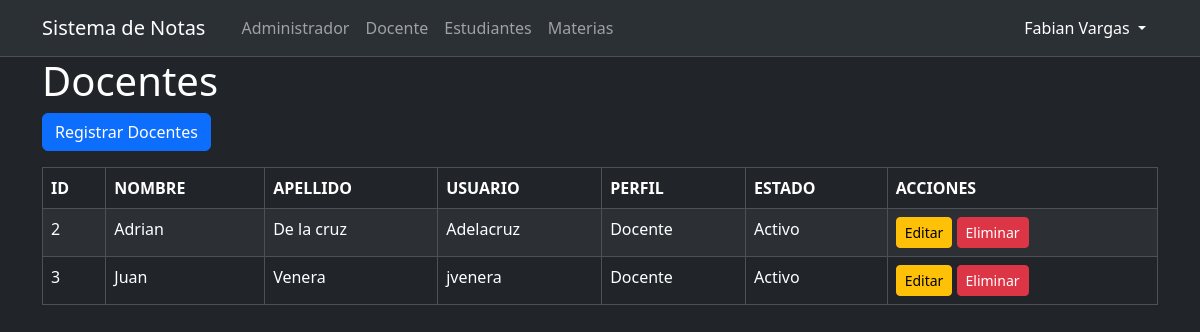
Page /Docentes/Vistas/index.php (signed in) on the committed database.
### tables this page shows
CREATE TABLE `usuarios` (
  `ID_USUARIO` int(15) NOT NULL,
  `NOMBRE` varchar(60) NOT NULL,
  `APELLIDO` varchar(60) NOT NULL,
  `USUARIO` varchar(40) NOT NULL,
  `PASSWORD` varchar(80) NOT NULL,
  `PERFIL` varchar(30) NOT NULL,
  `ESTADO` varchar(20) NOT NULL
);

### BD/Conexion.php (called while the page is built, shortened)
<?php
class Conexion
{
    private $drive      =   'mysql';
    private $host       =   'localhost';
    private $dbname     =   'notas';
    private $usuario    =   'root';
    private $password   =   '';
    public function __construct()
    {
        try {
            $this->dsn = "{$this->drive}:dbname={$this->dbname};host={$this->host};";
            $db = new PDO($this->dsn, $this->usuario, $this->password);
            $db->setAttribute(PDO::ATTR_ERRMODE, PDO::ERRMODE_EXCEPTION);
            $db->setAttribute(PDO::ATTR_DEFAULT_FETCH_MODE, PDO::FETCH_OBJ);
            return $db;
        } catch (PDOException $e) {
            echo "Error de conexion de la BD: " . $e->getMessage();
        }
    }
}

### Docentes/Modelo/Docentes.php (called while the page is built, shortened)
<?php
require_once "../../BD/Conexion.php";
class Docentes extends Conexion
{
    public function __construct()
    {
        $this->db = parent::__construct();
    }
    public function get()
    {
        $rows = null;
        $statement = $this->db->prepare("SELECT * FROM usuarios WHERE PERFIL = 'Docente'");
        $statement->execute();
        while ($result = $statement->fetch()) {
            $rows[] = $result;
        }
        return $rows;
    }
}

### Docentes/Vistas/index.php (the view, shortened to what this page needs)
<?php
require_once('../Modelo/Docentes.php');
$ModeloDocentes = new Docentes();
$Docentes  = $ModeloDocentes->get();
$thData = ["ID", "NOMBRE", "APELLIDO", "USUARIO", "PERFIL", "ESTADO", "ACCIONES"];
?>
<!DOCTYPE html>
<html lang="es">
<head>
    <link href="https://cdn.jsdelivr.net/npm/bootstrap@5.3.7/dist/css/bootstrap.min.css" rel="stylesheet"
>
</head>
<body class="bg-dark text-white">
    <?php include_once("../../header/navbar.php"); ?>
    <div class="container">
        <h1>Docentes</h1>
        <a class="btn btn-primary mb-3" href="add.php" >Registrar Docentes</a>
        <table class="table table-dark table-striped table-bordered">
            <thead>
                <?php
                if ($Docentes !=null){  ?>
                    <tr>
                        <?php foreach ($thData as $data) { ?>
                            <th> <?php echo $data ?> </th>
                        <?php } ?>
                    </tr><?php
                } ?>
            </thead>
            <?php if ($Docentes != null){
                foreach ($Docentes as $campo => $Docente) { ?>
                    <tr><?php
                        foreach ($Docente as $campo => $fila) {
                            if($campo!="PASSWORD"){ ?>
                                <td><?php echo $fila ?></td><?php
                            }
                        } ?>
                        <td>
                            <a class="btn btn-warning btn-sm" href="edit.php?id=<?php echo $Docente->ID_USUARIO; ?>" >Editar</a>
                            <a class="btn btn-danger btn-sm" href="delete.php?id=<?php echo $Docente->ID_USUARIO; ?>" >Eliminar</a>
                        </td>
                    </tr><?php
                }
            } ?>
        </table>
    </div>
</body>
</html>

### rows in the picture
usuarios: fila "2", fila "Adrian", fila "De la cruz", fila "Adelacruz", fila "Docente", fila "Activo"
usuarios: fila "3", fila "Juan", fila "Venera", fila "jvenera", fila "Docente", fila "Activo"

### other values in the picture
$_SESSION['NOMBRE'] "Fabian Vargas"
$data "ID"
$data "NOMBRE"
$data "APELLIDO"
$data "USUARIO"
$data "PERFIL"
$data "ESTADO"
$data "ACCIONES"
